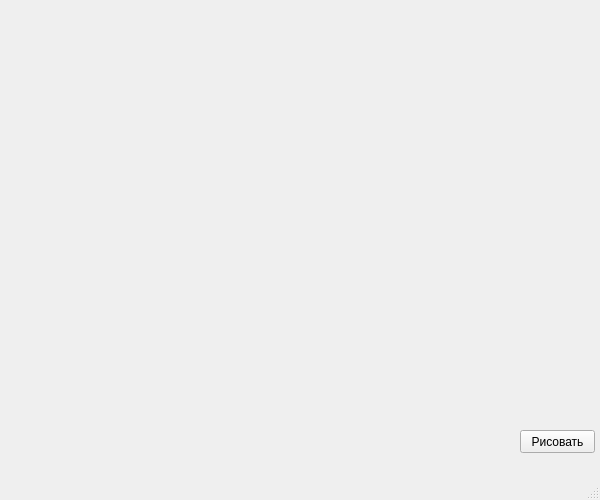
<?xml version="1.0" encoding="UTF-8"?>
<ui version="4.0">
 <class>MainWindow</class>
 <widget class="QMainWindow" name="MainWindow">
  <property name="geometry">
   <rect>
    <x>0</x>
    <y>0</y>
    <width>600</width>
    <height>500</height>
   </rect>
  </property>
  <property name="windowTitle">
   <string>MainWindow</string>
  </property>
  <widget class="QWidget" name="centralwidget">
   <widget class="QPushButton" name="pushButton">
    <property name="geometry">
     <rect>
      <x>520</x>
      <y>430</y>
      <width>75</width>
      <height>23</height>
     </rect>
    </property>
    <property name="text">
     <string>Рисовать</string>
    </property>
    <property name="autoDefault">
     <bool>false</bool>
    </property>
   </widget>
  </widget>
  <widget class="QMenuBar" name="menubar">
   <property name="geometry">
    <rect>
     <x>0</x>
     <y>0</y>
     <width>600</width>
     <height>21</height>
    </rect>
   </property>
  </widget>
  <widget class="QStatusBar" name="statusbar"/>
 </widget>
 <resources/>
 <connections/>
</ui>
